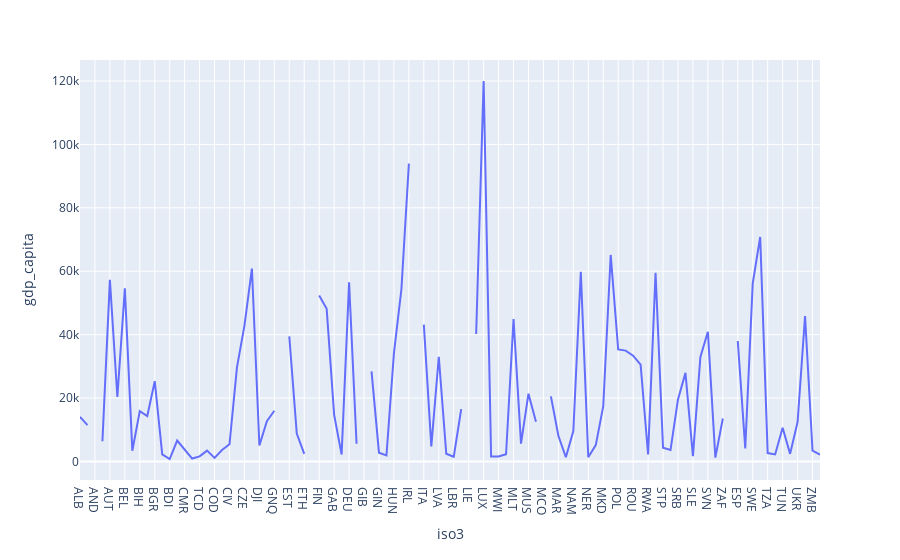

Notebook code cell kept with this figure:
### Code cell
px.line(df, x='iso3', y='gdp_capita')

### Figure 1 — Plotly figure (JSON) as saved in the notebook; plotly's stock layout.template omitted (floating-point values rounded to 4 significant figures)
{"data": [{"hovertemplate": "iso3=%{x}<br>gdp_capita=%{y}<extra></extra>", "legendgroup": "", "line": {"color": "#636efa", "dash": "solid"}, "marker": {"symbol": "circle"}, "mode": "lines", "name": "", "orientation": "v", "showlegend": false, "type": "scatter", "x": ["ALB", "DZA", "AND", "AGO", "AUT", "BLR", "BEL", "BEN", "BIH", "BWA", "BGR", "BFA", "BDI", "CPV", "CMR", "CAF", "TCD", "COM", "COD", "COG", "CIV", "HRV", "CZE", "DNK", "DJI", "EGY", "GNQ", "ERI", "EST", "SWZ", "ETH", "FRO", "FIN", "FRA", "GAB", "GMB", "DEU", "GHA", "GIB", "GRC", "GIN", "GNB", "HUN", "ISL", "IRL", "IMN", "ITA", "KEN", "LVA", "LSO", "LBR", "LBY", "LIE", "LTU", "LUX", "MDG", "MWI", "MLI", "MLT", "MRT", "MUS", "MDA", "MCO", "MNE", "MAR", "MOZ", "NAM", "NLD", "NER", "NGA", "MKD", "NOR", "POL", "PRT", "ROU", "RUS", "RWA", "SMR", "STP", "SEN", "SRB", "SYC", "SLE", "SVK", "SVN", "SOM", "ZAF", "SSD", "ESP", "SDN", "SWE", "CHE", "TZA", "TGO", "TUN", "UGA", "UKR", "GBR", "ZMB", "ZWE"], "xaxis": "x", "y": [14060.0, 11450.0, NaN, 6367.0, 57260.0, 20320.0, 54570.0, 3365.0, 15860.0, 14300.0, 25300.0, 2211.0, 751.2, 6577.0, 3871.0, 895.3, 1573.0, 3403.0, 1103.0, 3574.0, 5377.0, 29690.0, 42830.0, 60830.0, 5020.0, 12660.0, 15980.0, NaN, 39440.0, 8755.0, 2379.0, NaN, 52310.0, 48130.0, 14680.0, 2157.0, 56480.0, 5558.0, NaN, 28420.0, 2750.0, 1905.0, 34170.0, 54300.0, 93940.0, NaN, 43140.0, 4749.0, 33020.0, 2413.0, 1461.0, 16500.0, NaN, 40180.0, 120000.0, 1517.0, 1573.0, 2243.0, 44930.0, 5613.0, 21350.0, 12510.0, NaN, 20510.0, 8089.0, 1303.0, 9548.0, 59820.0, 1283.0, 5138.0, 17320.0, 65130.0, 35320.0, 34960.0, 33340.0, 30510.0, 2182.0, 59520.0, 4286.0, 3574.0, 19560.0, 27920.0, 1675.0, 32920.0, 40870.0, 1191.0, 13530.0, NaN, 37990.0, 4092.0, 56140.0, 70810.0, 2613.0, 2180.0, 10600.0, 2366.0, 12390.0, 45870.0, 3362.0, 2102.0], "yaxis": "y"}], "layout": {"legend": {"tracegroupgap": 0}, "margin": {"t": 60}, "xaxis": {"anchor": "y", "domain": [0, 1], "title": {"text": "iso3"}}, "yaxis": {"anchor": "x", "domain": [0, 1], "title": {"text": "gdp_capita"}}}}
